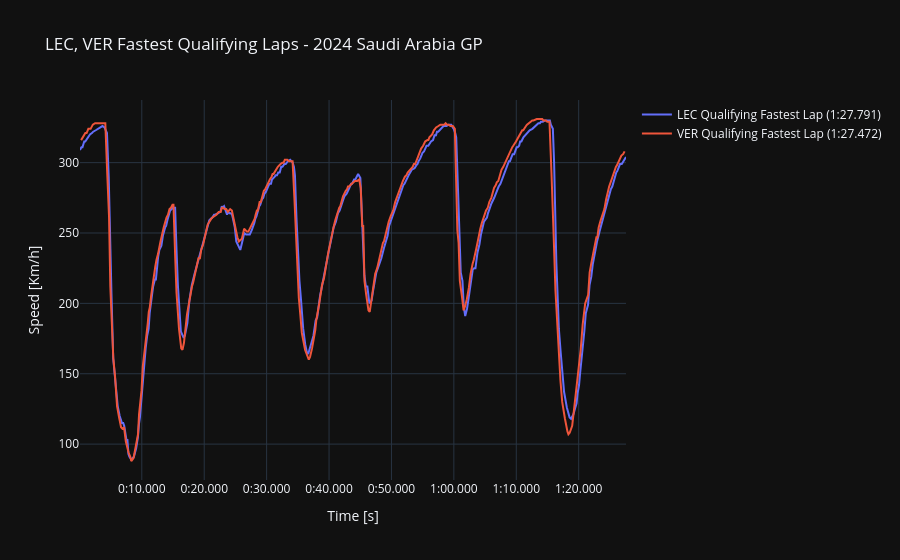
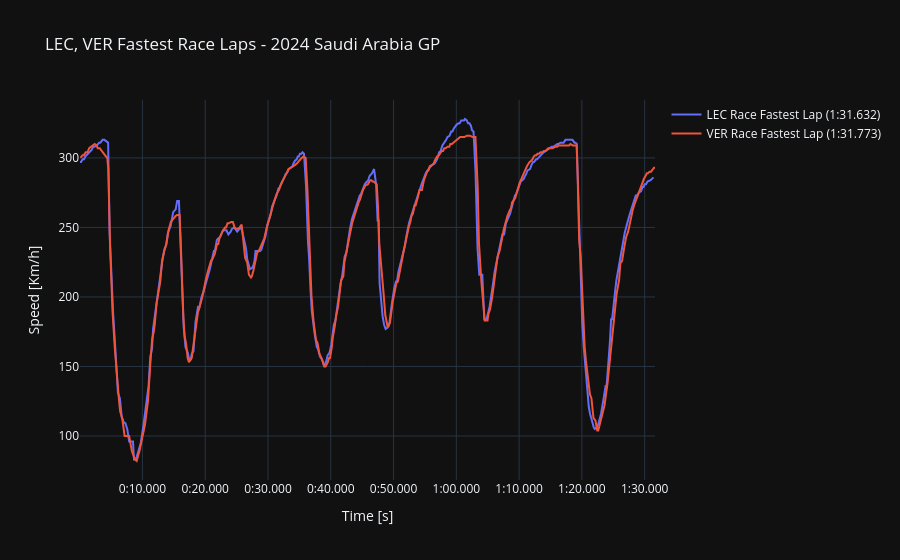

Notebook code cell kept with these figures, in order:
### Code cell
import matplotlib.pyplot as plt
import fastf1
from fastf1 import get_session, plotting
import plotly.graph_objects as go

# Setup Fast F1 with your specified cache path
cache_path = r"C:\Users\moses_y\OneDrive\Desktop\ML Projects\F1 Trial"
fastf1.Cache.enable_cache(cache_path)
plotting.setup_mpl()

def format_timedelta(seconds):
    # Given total seconds, returns formatted string mm:ss.sss
    minutes = int(seconds // 60)
    seconds = seconds % 60
    return f"{minutes}:{seconds:06.3f}"

def plot_fastest_laps(year, grand_prix, session_quali, session_race, drivers, use_plotly=True):
    # Mapping session type codes to full names
    session_names = {'Q': 'Qualifying', 'R': 'Race'}

    # Fetch Formula 1 sessions
    quali_session = get_session(year, grand_prix, session_quali)
    quali_session.load()
    race_session = get_session(year, grand_prix, session_race)
    race_session.load()

    
    # Plotting logic for Plotly; Qualifying  and Race sessions
    if use_plotly:

        # Plotting logic for Plotly for Qualifying
        fig_quali = go.Figure()
        max_quali_time = 0
        for driver in drivers:
            fastest_lap = quali_session.laps.pick_driver(driver).pick_fastest()
            if fastest_lap is not None and not fastest_lap.empty:
                car_data = fastest_lap.get_car_data()
                times = [t.total_seconds() for t in car_data['Time']]
                max_quali_time = max(max_quali_time, max(times))
                speeds = car_data['Speed']
                lap_time = format_timedelta(fastest_lap['LapTime'].total_seconds())
                fig_quali.add_trace(go.Scatter(x=times, y=speeds, mode='lines', name=f'{driver} Qualifying Fastest Lap ({lap_time})'))

        # Define tick values for the x-axis for Qualifying
        tickvals_quali = [i for i in range(0, int(max_quali_time) + 10, 10)]
        ticktext_quali = [format_timedelta(i) for i in tickvals_quali]
        
        fig_quali.update_layout(
            title=f'{", ".join(drivers)} Fastest Qualifying Laps - {year} {grand_prix} GP',
            xaxis=dict(title='Time [s]', tickmode='array', tickvals=tickvals_quali, ticktext=ticktext_quali),
            yaxis=dict(title='Speed [Km/h]'),
            template='plotly_dark'
        )
        fig_quali.show()

        # Plotting logic for Plotly for Race
        fig_race = go.Figure()
        max_race_time = 0
        for driver in drivers:
            fastest_lap = race_session.laps.pick_driver(driver).pick_fastest()
            if fastest_lap is not None and not fastest_lap.empty:
                car_data = fastest_lap.get_car_data()
                times = [t.total_seconds() for t in car_data['Time']]
                max_race_time = max(max_race_time, max(times))
                speeds = car_data['Speed']
                lap_time = format_timedelta(fastest_lap['LapTime'].total_seconds())
                fig_race.add_trace(go.Scatter(x=times, y=speeds, mode='lines', name=f'{driver} Race Fastest Lap ({lap_time})'))

        # Define tick values for the x-axis for Race
        tickvals_race = [i for i in range(0, int(max_race_time) + 10, 10)]
        ticktext_race = [format_timedelta(i) for i in tickvals_race]

        fig_race.update_layout(
            title=f'{", ".join(drivers)} Fastest Race Laps - {year} {grand_prix} GP',
            xaxis=dict(title='Time [s]', tickmode='array', tickvals=tickvals_race, ticktext=ticktext_race),
            yaxis=dict(title='Speed [Km/h]'),
            template='plotly_dark'
        )
        fig_race.show()
    else:
        # Plotting logic for Matplotlib
        def plot_with_matplotlib(session, session_name, driver_codes):
            figsize = (20, 10)
            fig, ax = plt.subplots(figsize=figsize)
            for driver_code in driver_codes:
                fast_lap = session.laps.pick_driver(driver_code).pick_fastest()
                if fast_lap is not None and not fast_lap.empty:
                    car_data = fast_lap.get_car_data()
                    t = car_data['Time']
                    vCar = car_data['Speed']
                    lap_time_str = format_timedelta(fast_lap['LapTime'].total_seconds())
                    ax.plot(t, vCar, label=f'{driver_code} Fastest {session_name} Lap ({lap_time_str})')
            ax.set_xlabel('Time [s]')
            ax.set_ylabel('Speed [Km/h]')
            ax.set_title(f'{", ".join(driver_codes)} Fastest {session_name} Lap Speed Comparison - {year} {grand_prix} GP')
            ax.legend()
            plt.show()

        # Invoke Matplotlib plotting
        
        # Plot Qualifying session if requested
        if 'Q' in [session_quali, session_race]:
            plot_with_matplotlib(quali_session, session_names['Q'], drivers)

        # Plot Racing session if requested
        if 'R' in [session_quali, session_race]:
            plot_with_matplotlib(race_session, session_names['R'], drivers)

# Fastest Laps using matplotib.
plot_fastest_laps(2024, 'Saudi Arabia', 'Q', 'R', ['LEC', 'VER'], use_plotly=False)
# Using Plotly
plot_fastest_laps(2024, 'Saudi Arabia', 'Q', 'R', ['LEC', 'VER'], use_plotly=True)

### Figure 1 — Plotly figure (JSON) as saved in the notebook; plotly's stock layout.template omitted (floating-point values rounded to 4 significant figures; data arrays with more than 128 entries replaced by an {"elided": "..."} marker saying what was removed)
{"data": [{"mode": "lines", "name": "LEC Qualifying Fastest Lap (1:27.791)", "type": "scatter", "x": {"elided": "333 float values"}, "y": {"elided": "333 int values"}}, {"mode": "lines", "name": "VER Qualifying Fastest Lap (1:27.472)", "type": "scatter", "x": {"elided": "342 float values"}, "y": {"elided": "342 int values"}}], "layout": {"title": {"text": "LEC, VER Fastest Qualifying Laps - 2024 Saudi Arabia GP"}, "xaxis": {"tickmode": "array", "ticktext": ["0:00.000", "0:10.000", "0:20.000", "0:30.000", "0:40.000", "0:50.000", "1:00.000", "1:10.000", "1:20.000", "1:30.000"], "tickvals": [0, 10, 20, 30, 40, 50, 60, 70, 80, 90], "title": {"text": "Time [s]"}}, "yaxis": {"title": {"text": "Speed [Km/h]"}}}}

### Figure 2 — Plotly figure (JSON) as saved in the notebook; plotly's stock layout.template omitted (floating-point values rounded to 4 significant figures; data arrays with more than 128 entries replaced by an {"elided": "..."} marker saying what was removed)
{"data": [{"mode": "lines", "name": "LEC Race Fastest Lap (1:31.632)", "type": "scatter", "x": {"elided": "355 float values"}, "y": {"elided": "355 int values"}}, {"mode": "lines", "name": "VER Race Fastest Lap (1:31.773)", "type": "scatter", "x": {"elided": "357 float values"}, "y": {"elided": "357 int values"}}], "layout": {"title": {"text": "LEC, VER Fastest Race Laps - 2024 Saudi Arabia GP"}, "xaxis": {"tickmode": "array", "ticktext": ["0:00.000", "0:10.000", "0:20.000", "0:30.000", "0:40.000", "0:50.000", "1:00.000", "1:10.000", "1:20.000", "1:30.000", "1:40.000"], "tickvals": [0, 10, 20, 30, 40, 50, 60, 70, 80, 90, 100], "title": {"text": "Time [s]"}}, "yaxis": {"title": {"text": "Speed [Km/h]"}}}}
